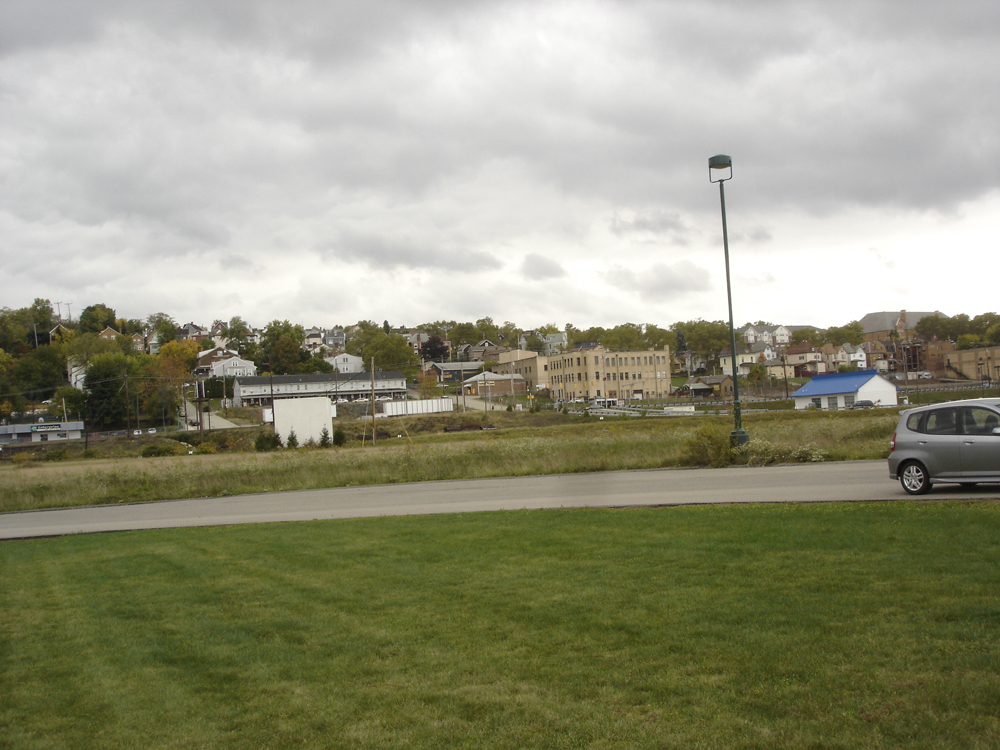
#> input picture CS 5363/Lab 4/images/WF01.jpg, 1000 x 750 px, found by its file name
$ python test.py
#> lines starting #> are read from the running program, lines starting #| are printed output that depends on the picture
#!/usr/bin/env python3
# -*- coding: utf-8 -*-
"""
Created on Sat Mar 20 20:59:11 2021

@author: oscargalindo
"""

import numpy as np
import matplotlib.pyplot as plt
import matplotlib.image as mpimg
from skimage import transform as tf
from matplotlib import transforms
from scipy import signal
import cv2
import os

def warp(img,src,dst,shape = None):
    H = tf.ProjectiveTransform()
    H.estimate(src,dst)
    result = None
    if not shape:
        result = tf.warp(img, H.inverse)
    else:
        result = tf.warp(img, H.inverse,output_shape=shape)
    return result,H

def select_matches_ransac(pts0, pts1):
    H, mask = cv2.findHomography(pts0.reshape(-1,1,2), pts1.reshape(-1,1,2), cv2.RANSAC,5.0)
    choice = np.where(mask.reshape(-1) ==1)[0]
    return pts0[choice], pts1[choice]

def get_points(img1,img2):
    orb = cv2.ORB_create()

    # fig, ax = plt.subplots(ncols=2)
    keypoints1, descriptors1 = orb.detectAndCompute(img1,mask=None)
    # ax[0].imshow(cv2.drawKeypoints(img1, keypoints1, None, color=(0,255,0), flags=0))

    keypoints2, descriptors2 = orb.detectAndCompute(img2,mask=None)
    # ax[1].imshow(cv2.drawKeypoints(img2, keypoints2, None, color=(0,255,0), flags=0))

    # Create BFMatcher object
    matcher = cv2.BFMatcher(cv2.NORM_HAMMING, crossCheck=True)
    matches = matcher.match(descriptors1,descriptors2)

    # Extract data from orb objects and matcher
    dist = np.array([m.distance for m in matches])
    ind1 = np.array([m.queryIdx for m in matches])
    ind2 = np.array([m.trainIdx for m in matches])
    keypoints1 = np.array([p.pt for p in keypoints1])
    keypoints2 = np.array([p.pt for p in keypoints2])
    keypoints1 = keypoints1[ind1]
    keypoints2 = keypoints2[ind2]
    # keypoints1[i] and keypoints2[i] are a match

    print('Original number of matches',keypoints1.shape[0])
    keypoints1, keypoints2 = select_matches_ransac(keypoints1, keypoints2)
    print('Number of matches after performing RANSAC',keypoints1.shape[0])
    return keypoints1,keypoints2

if __name__=="__main__":
    img1 = mpimg.imread('WF01.jpg')
#> img1 is the input picture: shape (750, 1000, 3); mean R, G, B 147.9, 148.1, 125.1
    img2 = mpimg.imread('WF02.jpg')
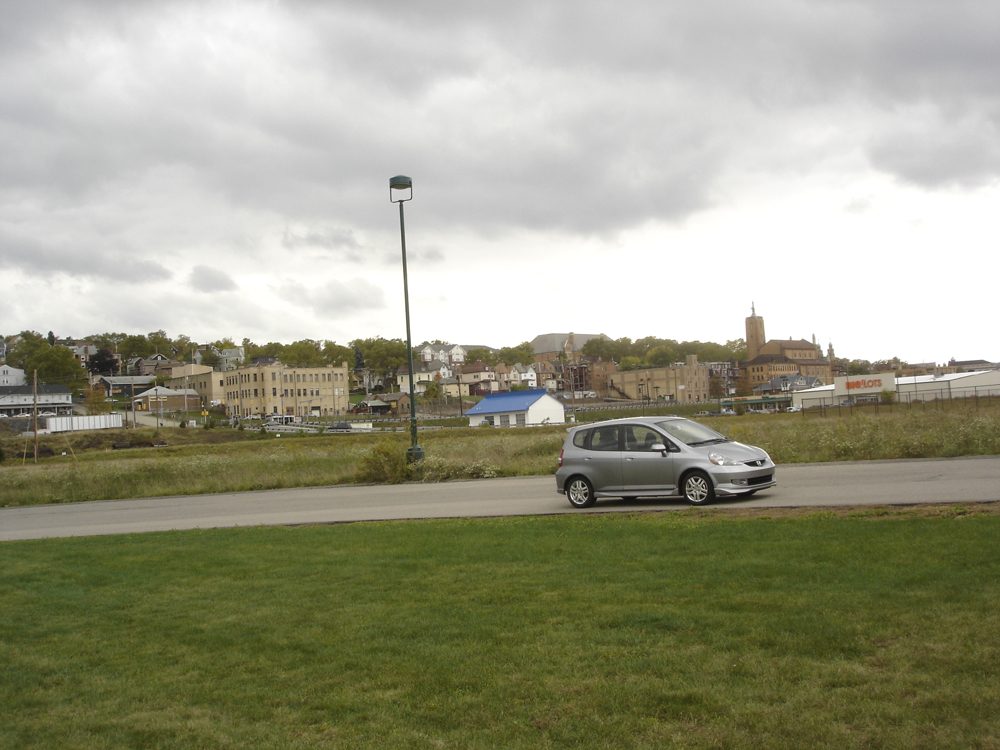
#> input picture CS 5363/Lab 4/images/WF02.jpg, 1000 x 750 px, found by its file name
#> img2 is the input picture: shape (750, 1000, 3); mean R, G, B 155.6, 155.7, 134.5
    img3 = mpimg.imread('WF03.jpg')
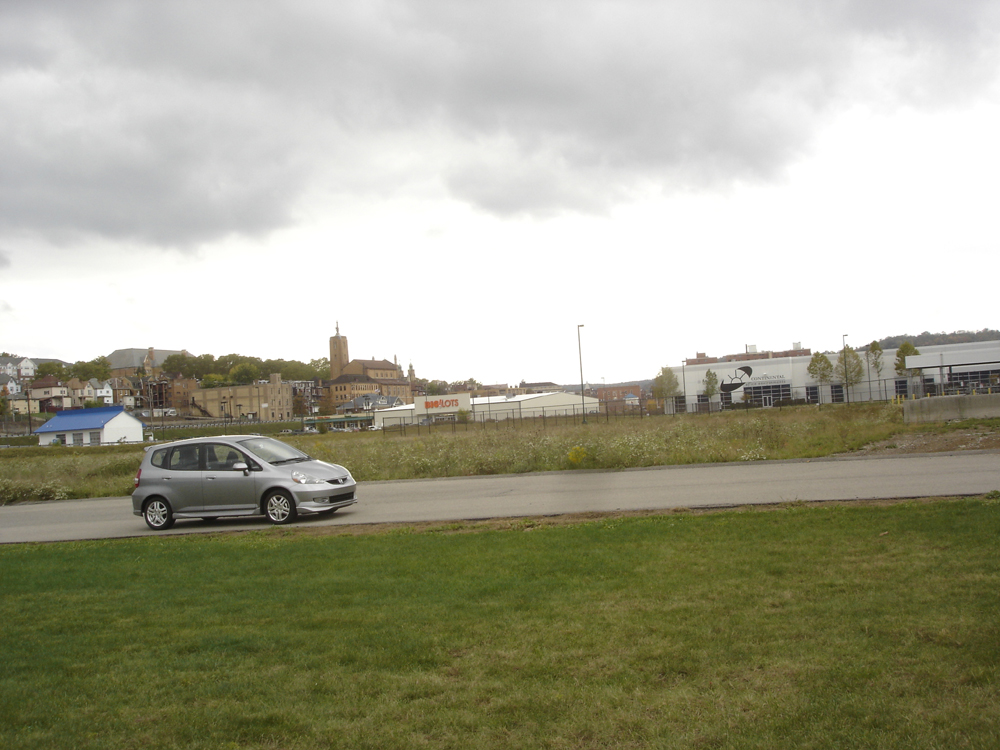
#> input picture CS 5363/Lab 4/images/WF03.jpg, 1000 x 750 px, found by its file name
#> img3 is the input picture: shape (750, 1000, 3); mean R, G, B 164.9, 164.3, 144.6
    img_p,img2_p = get_points(img1, img2)
#> in get_points, `keypoints1, descriptors1 = orb.detectAndCompute(img1,mask=None)`: keypoints1 = 500 keypoints; strongest (x, y, size): (236, 352, 31), (385, 321, 31), (384, 323, 44.6), (333, 402, 31)
#> in get_points, `keypoints2, descriptors2 = orb.detectAndCompute(img2,mask=None)`: keypoints2 = 500 keypoints; strongest (x, y, size): (663, 447, 31), (662, 446, 37.2), (696, 480, 31), (286, 418, 31)
#> in get_points, `matches = matcher.match(descriptors1,descriptors2)`: matches = 208 matches
#> in get_points, `dist = np.array([m.distance for m in matches])`: dist = 208 values, max 74 at index 160, min 8 at index 16, mean 34.53
#> in get_points, `ind1 = np.array([m.queryIdx for m in matches])`: ind1 = 208 values from 1 to 499
#> in get_points, `ind2 = np.array([m.trainIdx for m in matches])`: ind2 = 208 values, max 498 at index 191, min 4 at index 43, mean 241.3
#> in get_points, `keypoints1 = np.array([p.pt for p in keypoints1])`: keypoints1 = 500 pairs, first value 40 to 949.2, second value 157.6 to 487
#> in get_points, `keypoints2 = np.array([p.pt for p in keypoints2])`: keypoints2 = 500 pairs, first value 39 to 952, second value 178 to 503
#> in get_points, `keypoints1 = keypoints1[ind1]`: keypoints1 = 208 pairs, first value 77.14 to 949.2, second value 157.6 to 486
#> in get_points, `keypoints2 = keypoints2[ind2]`: keypoints2 = 208 pairs, first value 39 to 944, second value 178 to 500
#| Original number of matches 208
#> in select_matches_ransac, `H, mask = cv2.findHomography(pts0.reshape(-1,1,2), pts1.reshape(-1,1,2..`: H = [[1.2, -0.0228, -401.6], [0.0937, 1.13, -41.19], [0.000207, -1.29e-05, 1]]; mask = 208 values, max 1 at index 0, min 0 at index 6, mean 0.769
#> in select_matches_ransac, `choice = np.where(mask.reshape(-1) ==1)[0]`: choice = 160 values from 0 to 207
#> in get_points, `keypoints1, keypoints2 = select_matches_ransac(keypoints1, keypoints2)`: keypoints1 = 160 pairs, first value 376.8 to 919.2, second value 157.6 to 486; keypoints2 = 160 pairs, first value 39 to 585.6, second value 178 to 500
#| Number of matches after performing RANSAC 160
#> img_p has the same summary as keypoints1 in get_points; img2_p has the same summary as keypoints2 in get_points
    offset = max(img1.shape[0],img1.shape[1])
#> offset = 1000
    offset2 = max(img2.shape[0],img2.shape[1])
#> offset2 = 1000
    offset = max(offset,offset2)
    space = np.zeros((offset*2+img2.shape[0],offset*2+img2.shape[1],3)).astype(np.float32)
    space2 = np.zeros((offset*2+img2.shape[0],offset*2+img2.shape[1],3)).astype(np.float32)
    space[offset:offset+img1.shape[0],offset:offset+img1.shape[1],:] = img1
    space2[offset:offset+img2.shape[0],offset:offset+img2.shape[1],:] = img2
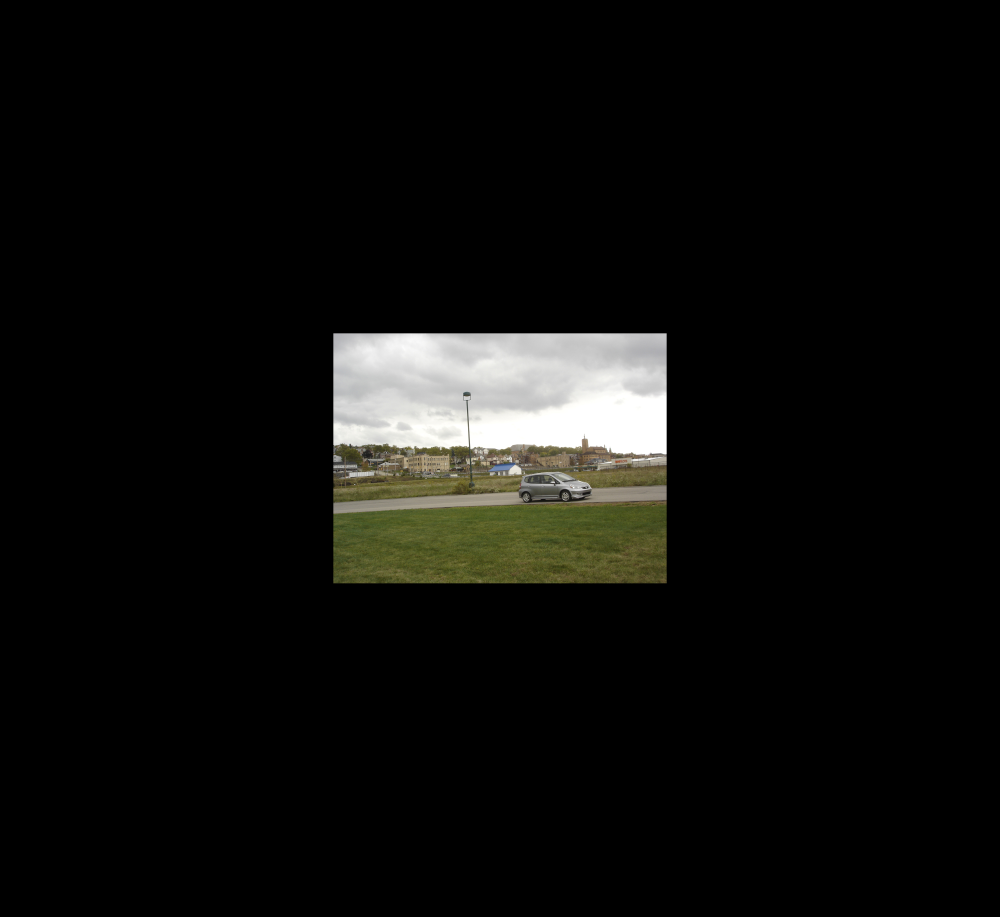
#> space2: shape (2750, 3000, 3) float32 (shown at 1/3 size); mean R, G, B 14.2, 14.2, 12.2
    img_p += offset
#> img_p = 160 pairs, first value 1376.8 to 1919.2, second value 1157.6 to 1486
    img2_p += offset
#> img2_p = 160 pairs, first value 1039 to 1585.6, second value 1178 to 1500
    dst_avg = (img_p+img2_p)/2
#> dst_avg = 160 pairs, first value 1207.9 to 1752.4, second value 1167.8 to 1493
    ##################################

    #Apply Homography and calculate limits of resulting image
    result1,H1 = warp(space,img_p,dst_avg)
    plt.imshow(result1.astype(np.uint8))
    plt.show()
    result,H2 = warp(space2,img2_p,dst_avg)
#> in warp (call 2), `result = tf.warp(img, H.inverse)`:
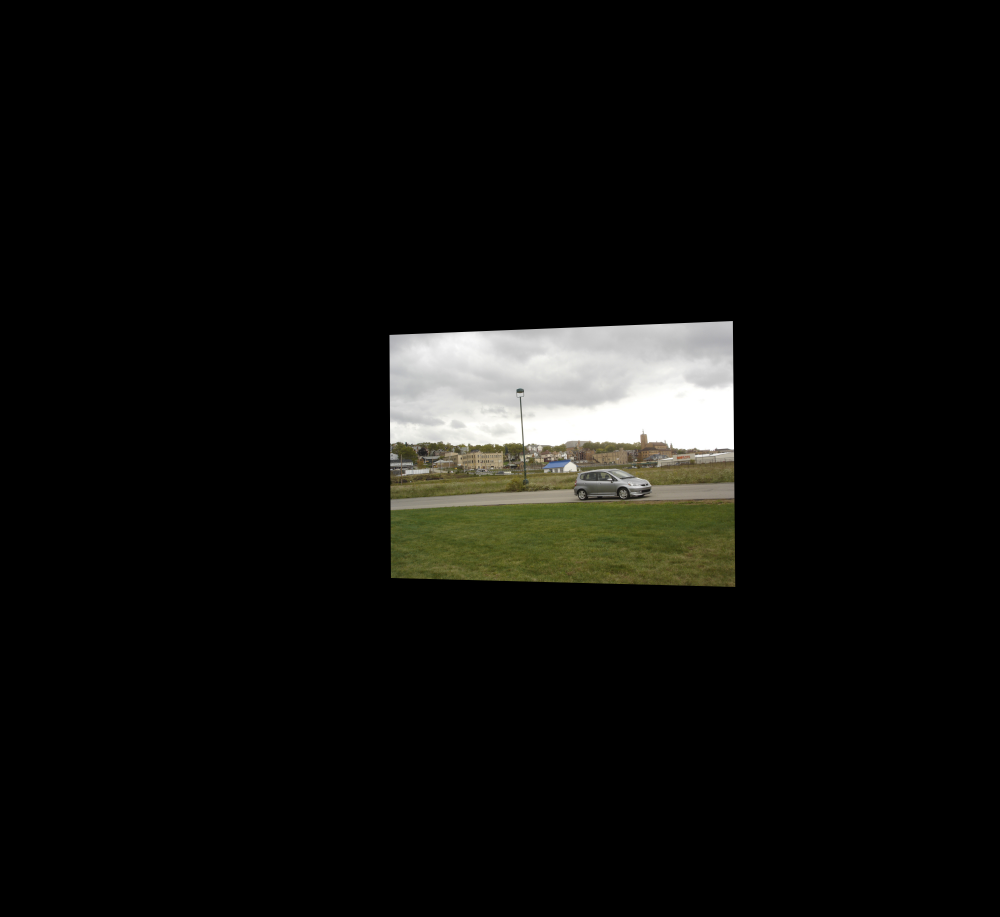
#> result: shape (2750, 3000, 3) float32 (shown at 1/3 size); mean R, G, B 14.9, 14.9, 12.9
    plt.imshow(result.astype(np.uint8))
    plt.show()
    plt.imshow(np.maximum(result1,result).astype(np.uint8))
    coords = tf.warp_coords(H1, space.shape[:-1])
    coords2 = tf.warp_coords(H2, space2.shape[:-1])

    corners_img_1 = np.array([
        [int(coords[0,offset,offset]),int(coords[1,offset,offset])],
        [int(coords[0,offset+img1.shape[0],offset]),int(coords[1,offset+img1.shape[0],offset])],
        [int(coords[0,offset,offset+img1.shape[1]]),int(coords[1,offset,offset+img1.shape[1]])],
        [int(coords[0,offset+img1.shape[0],offset+img1.shape[1]]),int(coords[1,offset+img1.shape[0],offset+img1.shape[1]])]
        ])
#> corners_img_1 = [[981, 800], [1777, 794], [1021, 1831], [1748, 1826]]
    print(corners_img_1)
#| [[ 981  800]
#|  [1777  794]
#|  [1021 1831]
#|  [1748 1826]]
    corners_img_2 = np.array([
        [int(coords2[0,offset,offset]),int(coords2[1,offset,offset])],
        [int(coords2[0,offset+img2.shape[0],offset]),int(coords2[1,offset+img2.shape[0],offset])],
        [int(coords2[0,offset,offset+img2.shape[1]]),int(coords2[1,offset,offset+img2.shape[1]])],
        [int(coords2[0,offset+img2.shape[0],offset+img2.shape[1]]),int(coords2[1,offset+img2.shape[0],offset+img2.shape[1]])]
        ])
#> corners_img_2 = [[1004, 1168], [1733, 1172], [963, 2198], [1760, 2205]]
    print(corners_img_2)
#| [[1004 1168]
#|  [1733 1172]
#|  [ 963 2198]
#|  [1760 2205]]

    min_r = min(min(corners_img_1[:,0])-1,min(corners_img_2[:,0])-1)
#> min_r = 962
    max_r =max(max(corners_img_1[:,0])+1,max(corners_img_2[:,0])+1)
#> max_r = 1778
    min_c = min(min(corners_img_1[:,1])-1,min(corners_img_2[:,1])-1)
#> min_c = 793
    max_c =max(max(corners_img_1[:,1])+1,max(corners_img_2[:,1])+1)
#> max_c = 2206
    print(min_r,max_r)
#| 962 1778
    print(min_c,max_c)
#| 793 2206

    result = np.maximum(result1,result).astype(np.uint8)
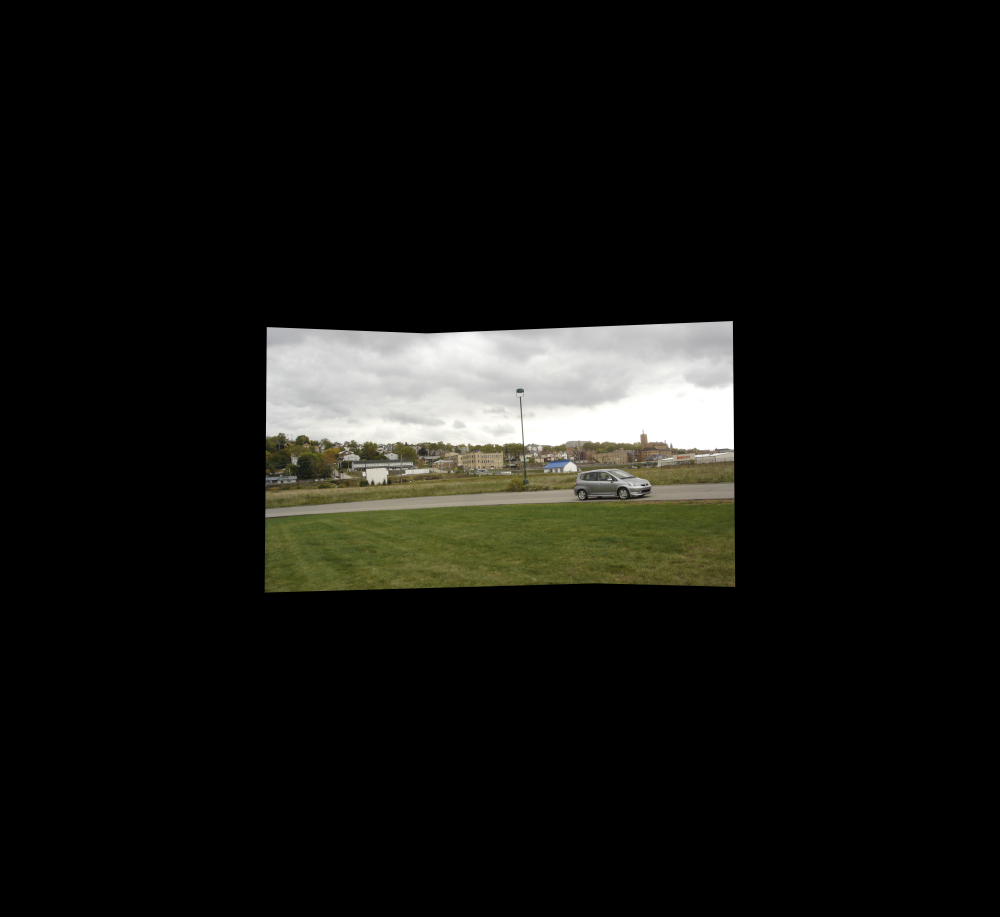
#> result: shape (2750, 3000, 3) (shown at 1/3 size); mean R, G, B 20.2, 20.2, 17.3
    first_stitch = result[min_r:max_r,min_c:max_c]
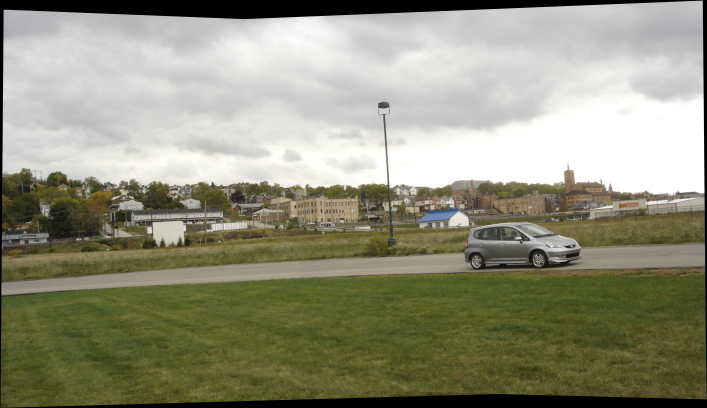
#> first_stitch: shape (816, 1413, 3) (shown at 1/2 size); mean R, G, B 144.8, 144.8, 123.8
    plt.imshow(first_stitch)
    plt.show()
